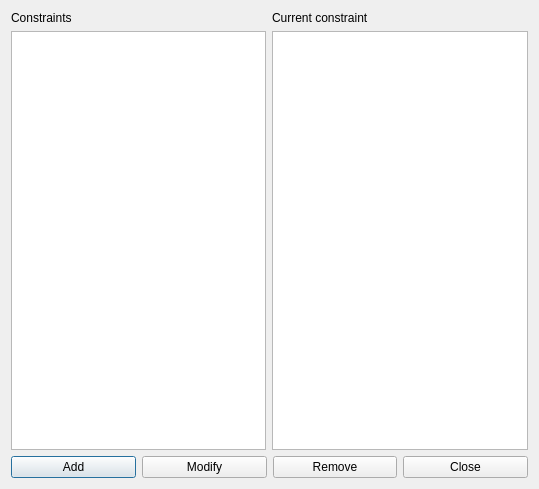
<?xml version="1.0" encoding="UTF-8"?>
<ui version="4.0">
 <class>ConstraintActivitiesBeginStudentsDayForm_template</class>
 <widget class="QDialog" name="ConstraintActivitiesBeginStudentsDayForm_template">
  <property name="geometry">
   <rect>
    <x>0</x>
    <y>0</y>
    <width>539</width>
    <height>489</height>
   </rect>
  </property>
  <property name="windowTitle">
   <string extracomment="This is the title of the dialog to see the list of all constraints of this type">Constraints activities begin students day</string>
  </property>
  <layout class="QGridLayout" name="gridLayout">
   <item row="0" column="0">
    <layout class="QVBoxLayout" name="verticalLayout">
     <item>
      <widget class="QLabel" name="constraintsTextLabel">
       <property name="frameShape">
        <enum>QFrame::NoFrame</enum>
       </property>
       <property name="frameShadow">
        <enum>QFrame::Plain</enum>
       </property>
       <property name="text">
        <string>Constraints</string>
       </property>
       <property name="wordWrap">
        <bool>false</bool>
       </property>
      </widget>
     </item>
     <item>
      <widget class="QListWidget" name="constraintsListWidget"/>
     </item>
    </layout>
   </item>
   <item row="0" column="1">
    <layout class="QVBoxLayout" name="verticalLayout_2">
     <item>
      <widget class="QLabel" name="currentConstraintTextLabel">
       <property name="text">
        <string>Current constraint</string>
       </property>
       <property name="wordWrap">
        <bool>false</bool>
       </property>
      </widget>
     </item>
     <item>
      <widget class="QPlainTextEdit" name="currentConstraintTextEdit"/>
     </item>
    </layout>
   </item>
   <item row="1" column="0" colspan="2">
    <layout class="QHBoxLayout" name="horizontalLayout">
     <item>
      <widget class="QPushButton" name="addConstraintPushButton">
       <property name="text">
        <string>Add</string>
       </property>
      </widget>
     </item>
     <item>
      <widget class="QPushButton" name="modifyConstraintPushButton">
       <property name="text">
        <string>Modify</string>
       </property>
      </widget>
     </item>
     <item>
      <widget class="QPushButton" name="removeConstraintPushButton">
       <property name="text">
        <string>Remove</string>
       </property>
      </widget>
     </item>
     <item>
      <widget class="QPushButton" name="closePushButton">
       <property name="text">
        <string>Close</string>
       </property>
      </widget>
     </item>
    </layout>
   </item>
  </layout>
 </widget>
 <layoutdefault spacing="6" margin="11"/>
 <resources/>
 <connections/>
</ui>
